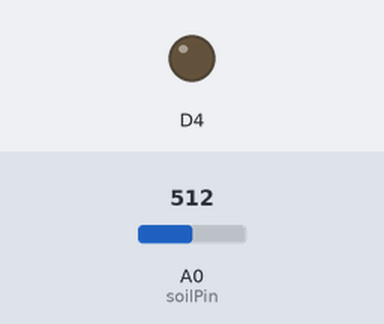
Bench run of a program on a simulated ESP8266 (Wemos D1 mini). Parts: output pins drawn as LEDs (lit = HIGH). The inputs (shaded band) are chosen by the test bench; at power-on: A0 (soilPin) = 512. WiFi joins after 1.5 s; servers stay silent unless stated; no MQTT or app messages arrive unless stated; pins used as bus, display or sensor lines are not drawn; what the program prints to the serial monitor is not drawn.

Above: at 1.54 s.
At 31.5 s:
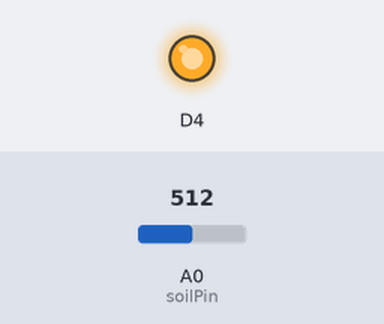
Timing chart, 0 to 79.5 s (numbered marks = the images above):
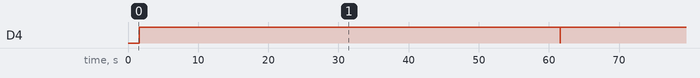

Measured:
- by itself, D4: alternates HIGH for 60.0 s and LOW for 0.02 s

The program:

main.cpp
```cpp
#include "Arduino.h"
#include <ESP8266WiFi.h>
#include <PubSubClient.h>

int readSoil();
void setup_wifi();
void callback(char *topic, byte *payload, unsigned int length);
void reconnect();

/*  Soil Mositure Basic Example
    This sketch was written by SparkFun Electronics
    Joel Bartlett
    August 31, 2015

    Basic skecth to print out soil moisture values to the Serial Monitor

    Released under the MIT License(http://opensource.org/licenses/MIT)
*/

int val = 0;        //value for storing moisture value
int soilPin = A0;   //Declare a variable for the soil moisture sensor
int soilPower = D7; //Variable for Soil moisture Power

const char *ssid = "No Internet";
const char *password = "gargantuan";
const char *mqtt_server = "test.mosquitto.org";
const char *level_topic = "moisture_level";
const char *treshold_topic = "moisture_treshold";

WiFiClient espClient;
PubSubClient client(mqtt_server, 1883, espClient);
unsigned long lastMsg = 0;
#define MSG_BUFFER_SIZE (50)
char msg[MSG_BUFFER_SIZE];
int value = 0;

void setup_wifi()
{

  delay(10);
  // We start by connecting to a WiFi network
  Serial.println();
  Serial.print("Connecting to ");
  Serial.println(ssid);

  WiFi.mode(WIFI_STA);
  WiFi.begin(ssid, password);

  while (WiFi.status() != WL_CONNECTED)
  {
    delay(500);
    Serial.print(".");
  }

  randomSeed(micros());

  Serial.println("");
  Serial.println("WiFi connected");
  Serial.print("IP address: ");
  Serial.println(WiFi.localIP());
}

void callback(char *topic, byte *payload, unsigned int length)
{
  Serial.print("Message arrived [");
  Serial.print(topic);
  Serial.print("] ");
  for (int i = 0; i < length; i++)
  {
    Serial.print((char)payload[i]);
  }
  Serial.println();
}

void reconnect()
{
  // Loop until we're reconnected
  while (!client.connected())
  {
    Serial.print("Attempting MQTT connection...");
    // Attempt to connect
    if (client.connect("wemosd1m1n1"))
    {
      Serial.println("connected");
      // Once connected, publish an announcement...
      client.publish(level_topic, "Streaming soil moisture level");
      // ... and resubscribe
      client.subscribe(treshold_topic);
    }
    else
    {
      Serial.print("failed, rc=");
      Serial.print(client.state());
      Serial.println(" try again in 5 seconds");
      // Wait 5 seconds before retrying
      delay(5000);
    }
  }
}

//Rather than powering the sensor through the 3.3V or 5V pins,
//we'll use a digital pin to power the sensor. This will
//prevent corrosion of the sensor as it sits in the soil.

void setup()
{
  pinMode(LED_BUILTIN, OUTPUT); // Initialize the BUILTIN_LED pin as an output
  pinMode(soilPower, OUTPUT);   //Set D7 as an OUTPUT
  digitalWrite(soilPower, LOW); //Set to LOW so no power is flowing through the sensor

  Serial.begin(115200); // open serial over USB
  setup_wifi();

  client.setServer(mqtt_server, 1883);
  client.setCallback(callback);
}

void loop()
{
  if (!client.connected())
  {
    reconnect();
  }
  client.loop();

  //get soil moisture value from the function below and print it
  Serial.print("Soil Moisture = ");
  Serial.println(readSoil());

  snprintf(msg, MSG_BUFFER_SIZE, "Soil Moisture: %d", readSoil());
  Serial.print("Publish message: ");
  Serial.println(msg);
  client.publish(level_topic, msg);

  //This 1 second timefrme is used so you can test the sensor and see it change in real-time.
  //For in-plant applications, you will want to take readings much less frequently.
  delay(1000 * 60); //take a reading every second
}

//This is a function used to get the soil moisture content
int readSoil()
{
  digitalWrite(LED_BUILTIN, LOW);
  digitalWrite(soilPower, HIGH); //turn D7 "On"
  delay(10);                     //wait 10 milliseconds
  val = analogRead(soilPin);     //Read the SIG value form sensor
  digitalWrite(LED_BUILTIN, HIGH);
  digitalWrite(soilPower, LOW); //turn D7 "Off"
  return val;                   //send current moisture value
}
```
